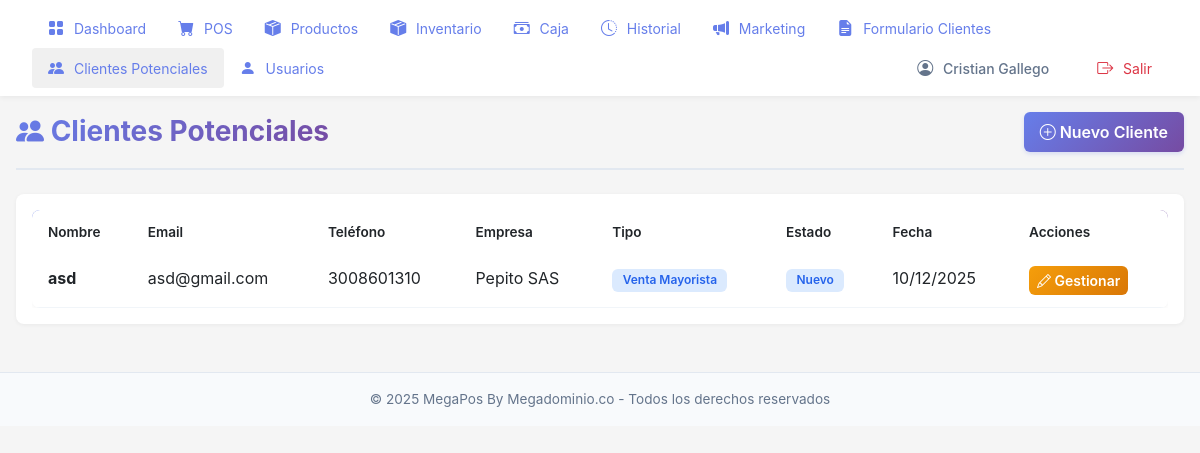
The app's page /clientes-potenciales/ (signed in) with its own data.
### pos/models.py (models this page shows, shortened)
class ClientePotencial(models.Model):
    TIPOS_INTERES = [
        ('mayorista', 'Venta Mayorista'),
        ('web', 'Venta Web'),
        ('ambos', 'Ambos'),
    ]
    ESTADOS = [
        ('nuevo', 'Nuevo'),
        ('contactado', 'Contactado'),
        ('en_proceso', 'En Proceso'),
        ('convertido', 'Convertido'),
        ('descartado', 'Descartado'),
    ]
    nombre = models.CharField(max_length=200, verbose_name='Nombre Completo')
    email = models.EmailField(verbose_name='Email')
    telefono = models.CharField(
        max_length=20,
        null=True,
        blank=True,
        verbose_name='Teléfono'
    )
    tipo_interes = models.CharField(
        max_length=20,
        choices=TIPOS_INTERES,
        default='mayorista',
        verbose_name='Tipo de Interés'
    )
    empresa = models.CharField(
        max_length=200,
        null=True,
        blank=True,
        verbose_name='Empresa'
    )
    mensaje = models.TextField(
        null=True,
        blank=True,
        verbose_name='Mensaje o Comentarios'
    )
    estado = models.CharField(
        max_length=20,
        choices=ESTADOS,
        default='nuevo',
        db_index=True,
        verbose_name='Estado'
    )
    fecha_registro = models.DateTimeField(
        default=timezone.now,
        db_index=True,
        verbose_name='Fecha de Registro'
    )
    fecha_contacto = models.DateTimeField(
        null=True,
        blank=True,
        verbose_name='Fecha de Contacto'
    )
    notas_internas = models.TextField(
        null=True,
        blank=True,
        verbose_name='Notas Internas',
        help_text='Notas privadas para el equipo'
    )
    usuario_contacto = models.ForeignKey(
        User,
        on_delete=models.SET_NULL,
        related_name='clientes_contactados',
        null=True,
        blank=True,
        verbose_name='Usuario que Contactó'
    )
    class Meta:
        verbose_name = 'Cliente Potencial'
        verbose_name_plural = 'Clientes Potenciales'
        ordering = ['-fecha_registro']
        indexes = [
            models.Index(fields=['-fecha_registro', 'estado']),
            models.Index(fields=['tipo_interes', 'estado']),
            models.Index(fields=['email']),
        ]

### pos/views.py (the view)
# urls.py: path('clientes-potenciales/', views.clientes_potenciales_view, name='clientes_potenciales'),
@login_required
def clientes_potenciales_view(request):
    clientes = ClientePotencial.objects.all().order_by('-fecha_registro')
    context = {
        'clientes': clientes,
    }
    return render(request, 'pos/clientes_potenciales.html', context)

### pos/context_processors.py (called while the page is built)
def sistema_info(request):
    return {
        'SISTEMA_NOMBRE': 'MegaPos By Megadominio.co',
        'SISTEMA_VERSION': '1.0',
        'DEBUG': settings.DEBUG,
    }

### pos/templates/pos/clientes_potenciales.html (shortened to what this page needs)
{% extends 'pos/base.html' %}
{% block content %}
<div class="page-container">
    <div class="page-header">
        <h1><i class="bi bi-people-fill"></i> Clientes Potenciales</h1>
        <a href="{% url 'pos:formulario_clientes' %}" class="btn btn-primary-pos">
            <i class="bi bi-plus-circle"></i> Nuevo Cliente
        </a>
    </div>
    <div class="card-modern">
        <div class="card-body">
            <div class="table-responsive">
                <table class="table-modern table">
                    <thead>
                    <tr>
                        <th>Nombre</th>
                        <th>Email</th>
                        <th>Teléfono</th>
                        <th>Empresa</th>
                        <th>Tipo</th>
                        <th>Estado</th>
                        <th>Fecha</th>
                        <th>Acciones</th>
                    </tr>
                </thead>
                <tbody>
                    {% for cliente in clientes %}
                    <tr>
                        <td><strong>{{ cliente.nombre }}</strong></td>
                        <td>{{ cliente.email }}</td>
                        <td>{{ cliente.telefono|default:"N/A" }}</td>
                        <td>{{ cliente.empresa|default:"N/A" }}</td>
                        <td><span class="badge badge-modern badge-info-modern">{{ cliente.get_tipo_interes_display }}</span></td>
                        <td>
                            {% if cliente.estado == 'nuevo' %}
                            <span class="badge badge-modern badge-info-modern">Nuevo</span>
                            {% elif cliente.estado == 'contactado' %}
                            <span class="badge badge-modern badge-info-modern">Contactado</span>
                            {% elif cliente.estado == 'en_proceso' %}
                            <span class="badge badge-modern badge-warning-modern">En Proceso</span>
                            {% elif cliente.estado == 'convertido' %}
                            <span class="badge badge-modern badge-success-modern">Convertido</span>
                            {% else %}
                            <span class="badge badge-modern" style="background: #e2e8f0; color: #64748b;">Descartado</span>
                            {% endif %}
                        </td>
                        <td>{{ cliente.fecha_registro|date:"d/m/Y" }}</td>
                        <td>
                            <a href="{% url 'pos:gestionar_cliente' cliente.id %}" class="btn btn-sm btn-warning" style="padding: 0.25rem 0.5rem;">
                                <i class="bi bi-pencil"></i> Gestionar
                            </a>
                        </td>
                    </tr>
                    {% empty %}
                    <tr>
                        <td colspan="8" class="text-center text-muted">No hay clientes potenciales registrados</td>
                    </tr>
                    {% endfor %}
                </tbody>
                </table>
            </div>
        </div>
    </div>
</div>
{% endblock %}

### pos/templates/pos/base.html (shortened to what this page needs)
<!DOCTYPE html>
<html lang="es">
<head>
    <link href="https://cdn.jsdelivr.net/npm/bootstrap@5.3.0/dist/css/bootstrap.min.css" rel="stylesheet">
    <link rel="stylesheet" href="https://cdn.jsdelivr.net/npm/bootstrap-icons@1.11.0/font/bootstrap-icons.css">
</head>
<body>
    {% load humanize %}
    {% if user.is_authenticated %}
    <nav class="top-nav">
        <ul class="nav-menu">
            <li class="nav-item">
                <a href="{% url 'pos:home' %}" class="nav-link-custom {% if request.path == '/' %}active{% endif %}">
                    <i class="bi bi-grid-fill"></i> Dashboard
                </a>
            </li>
            <li class="nav-item">
                <a href="{% url 'pos:vender' %}" class="nav-link-custom {% if 'vender' in request.path %}active{% endif %}">
                    <i class="bi bi-cart-fill"></i> POS
                </a>
            </li>
            <li class="nav-item">
                <a href="{% url 'pos:productos' %}" class="nav-link-custom {% if 'productos' in request.path %}active{% endif %}">
                    <i class="bi bi-box-seam-fill"></i> Productos
                </a>
            </li>
            <li class="nav-item">
                <a href="{% url 'pos:inventario' %}" class="nav-link-custom {% if 'inventario' in request.path or 'ingreso-mercancia' in request.path or 'salida-mercancia' in request.path %}active{% endif %}">
                    <i class="bi bi-box-seam-fill"></i> Inventario
                </a>
            </li>
            <li class="nav-item">
                <a href="{% url 'pos:caja' %}" class="nav-link-custom {% if 'caja' in request.path and 'caja-gastos' not in request.path %}active{% endif %}">
                    <i class="bi bi-cash-stack"></i> Caja
                </a>
            </li>
            <li class="nav-item">
                <a href="{% url 'pos:lista_ventas' %}" class="nav-link-custom {% if 'ventas' in request.path or 'historial' in request.path %}active{% endif %}">
                    <i class="bi bi-clock-history"></i> Historial
                </a>
            </li>
            <li class="nav-item">
                <a href="{% url 'pos:marketing' %}" class="nav-link-custom {% if 'marketing' in request.path %}active{% endif %}">
                    <i class="bi bi-megaphone-fill"></i> Marketing
                </a>
            </li>
            <li class="nav-item">
                <a href="{% url 'pos:formulario_clientes' %}" class="nav-link-custom {% if 'formulario-clientes' in request.path %}active{% endif %}">
                    <i class="bi bi-file-earmark-text-fill"></i> Formulario Clientes
                </a>
            </li>
            <li class="nav-item">
                <a href="{% url 'pos:clientes_potenciales' %}" class="nav-link-custom {% if 'clientes-potenciales' in request.path %}active{% endif %}">
                    <i class="bi bi-people-fill"></i> Clientes Potenciales
                </a>
            </li>
            {% if user.is_staff %}
            <li class="nav-item">
                <a href="{% url 'pos:usuarios' %}" class="nav-link-custom {% if 'usuarios' in request.path %}active{% endif %}">
                    <i class="bi bi-person-fill"></i> Usuarios
                </a>
            </li>
            {% endif %}
            <li class="nav-item ms-auto" style="display: flex; align-items: center; gap: 1rem;">
                <span class="nav-link-custom" style="color: #64748b; font-weight: 500; cursor: default;">
                    <i class="bi bi-person-circle"></i> {{ user.get_full_name|default:user.username }}
                </span>
                <a href="#" class="nav-link-custom text-danger" id="logout-link">
                    <i class="bi bi-box-arrow-right"></i> Salir
                </a>
            </li>
        </ul>
    </nav>
    <div class="main-container">
        {% block content %}{% endblock %}
    </div>
    {% else %}
    <div class="container">
        {% block full_content %}{% endblock %}
    </div>
    {% endif %}
    {% if user.is_authenticated %}
    <footer style="background: #f8fafc; border-top: 1px solid #e2e8f0; padding: 1rem; text-align: center; color: #64748b; font-size: 0.85rem; margin-top: 2rem;">
        <p style="margin: 0;">
            &copy; {% now "Y" %} MegaPos By Megadominio.co - Todos los derechos reservados
        </p>
    </footer>
    {% endif %}
</body>
</html>

### pos/templates/pos/base.html (style rules this page uses)
* { margin: 0; padding: 0; box-sizing: border-box; }
body { font-family: -apple-system, BlinkMacSystemFont, 'Segoe UI', Roboto, Oxygen, Ubuntu, sans-serif; background: #f5f5f5; color: #333; margin: 0; padding: 0; width: 100%; overflow-x: hidden; }
.top-nav { background: white; box-shadow: 0 2px 5px rgba(0,0,0,0.05); padding: 0.5rem 2rem; position: sticky; top: 0; z-index: 1000; }
.nav-menu { display: flex; list-style: none; margin: 0; padding: 0; flex-wrap: wrap; }
.nav-item { flex: 0 0 auto; }
.nav-link-custom { display: inline-block; padding: 0.5rem 1rem; color: #667eea; text-decoration: none; border-radius: 4px; transition: background 0.2s; white-space: nowrap; font-size: 14px; }
.nav-link-custom:hover, .nav-link-custom.active { background: #f0f0f0; }
.nav-link-custom i { margin-right: 6px; font-size: 16px; }
.main-container { padding: 0; margin: 0; width: 100%; box-sizing: border-box; }
.card-modern { background: white; border-radius: 8px; box-shadow: 0 1px 4px rgba(0,0,0,0.05); border: none; overflow: hidden; }
.card-modern .card-body { padding: 1rem; }
.btn-primary-pos { background: linear-gradient(135deg, #667eea 0%, #764ba2 100%); color: white; border: none; border-radius: 6px; padding: 0.5rem 1rem; font-weight: 600; transition: all 0.2s ease; box-shadow: 0 2px 4px rgba(102, 126, 234, 0.2); }
.table-modern { background: white; border-radius: 8px; overflow: hidden; box-shadow: 0 1px 4px rgba(0,0,0,0.05); }
.table-modern thead { background: linear-gradient(135deg, #667eea 0%, #764ba2 100%); color: white; }
.table-modern thead th { border: none; padding: 0.75rem 1rem; font-weight: 600; font-size: 0.85rem; }
.table-modern tbody tr { transition: all 0.2s ease; }
.table-modern tbody td { padding: 0.75rem 1rem; border-bottom: 1px solid #f1f5f9; }
.badge-modern { padding: 0.35rem 0.65rem; border-radius: 6px; font-weight: 600; font-size: 0.75rem; }
.badge-info-modern { background: #dbeafe; color: #2563eb; }
.page-container { padding: 1rem; max-width: 1400px; margin: 0 auto; }
.page-header { display: flex; justify-content: space-between; align-items: center; margin-bottom: 1.5rem; padding-bottom: 1rem; border-bottom: 2px solid #e2e8f0; }
.page-header h1 { font-size: 1.75rem; font-weight: 700; background: linear-gradient(135deg, #667eea 0%, #764ba2 100%); -webkit-background-clip: text; -webkit-text-fill-color: transparent; background-clip: text; margin: 0; }
.btn-warning { background: linear-gradient(135deg, #f59e0b 0%, #d97706 100%); border: none; border-radius: 6px; font-weight: 600; color: white; }
.table { margin-bottom: 0; }
.table thead { background: linear-gradient(135deg, #667eea 0%, #764ba2 100%); color: white; }
.table thead th { border: none; font-weight: 600; }
.table tbody tr { transition: all 0.2s ease; }
.badge { padding: 0.35rem 0.65rem; border-radius: 6px; font-weight: 600; }

### records on screen
ClientePotencial: nombre "asd", email "asd@gmail.com", telefono "3008601310", empresa "Pepito SAS", tipo_interes "Venta Mayorista", estado "Nuevo", fecha_registro "10/12/2025"

### other values on screen
{{ user.get_full_name|default:user.username }} "Cristian Gallego"
